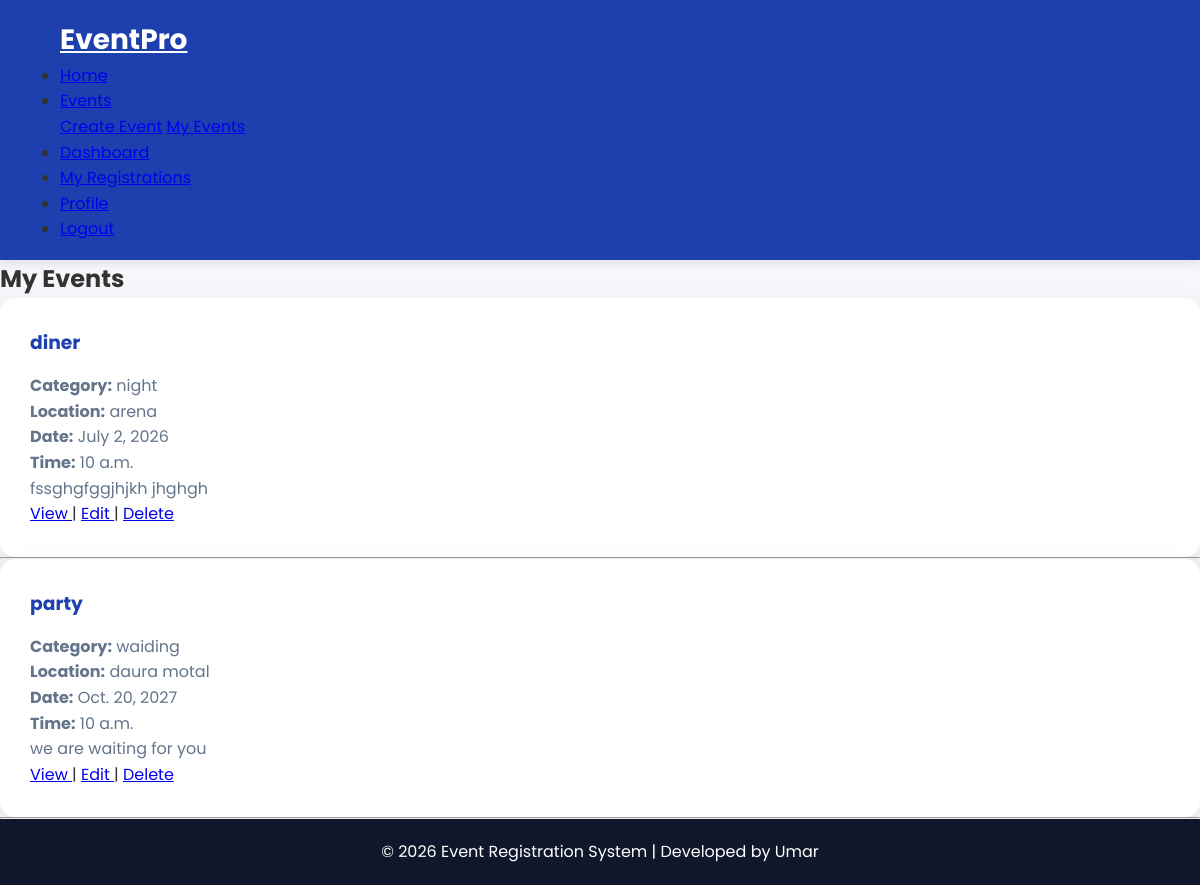
Screenshot of /my-events/ (signed in) with the database file from the repository.
### events/models.py (models this page shows, shortened)
class Event(models.Model):
    title = models.CharField(max_length=200)
    category = models.CharField(max_length=100)
    location = models.CharField(max_length=200)
    event_date = models.DateField()
    event_time = models.TimeField()
    description = models.TextField()
    image = models.ImageField(
        upload_to="events/",
        blank=True,
        null=True
    )
    seats = models.PositiveIntegerField()
    created_at = models.DateTimeField(auto_now_add=True)
    created_by = models.ForeignKey(
        User,
        on_delete=models.CASCADE,
        related_name="events"
    )

### events/views.py (the view)
@login_required
def my_events(request):
    events = Event.objects.filter(created_by=request.user).order_by("-created_at")
    return render(
        request,
        "my_events.html",
        {"events": events},
    )

### events/templates/my_events.html
{% extends "base.html" %}
{% block content %}
<h2>My Events</h2>
{% if events %}
    {% for event in events %}
        <div class="card">
            <h3>{{ event.title }}</h3>
            <p><strong>Category:</strong> {{ event.category }}</p>
            <p><strong>Location:</strong> {{ event.location }}</p>
            <p><strong>Date:</strong> {{ event.event_date }}</p>
            <p><strong>Time:</strong> {{ event.event_time }}</p>
            <p>{{ event.description|truncatewords:20 }}</p>
            <a href="{% url 'event_detail' event.id %}">
    View
</a>
|
<a href="{% url 'edit_event' event.id %}">
    Edit
</a>
|
<a href="{% url 'delete_event' event.id %}">
    Delete
</a>
        </div>
        <hr>
    {% endfor %}
{% else %}
    <p>You have not created any events yet.</p>
{% endif %}
{% endblock %}

### events/static/css/style.css (style rules this page uses)
* { margin:0; padding:0; box-sizing:border-box; font-family:"Poppins",sans-serif; }
body { background:#f5f7fb; color:#333; line-height:1.6; }
.card { background:#fff; border-radius:15px; padding:30px; box-shadow:0 10px 30px rgba(0,0,0,.08); transition:.3s; }
.card h3 { color:#1e40af; margin-bottom:15px; }
.card p { color:#64748b; }

### rows the page displays
Event: title "diner", category "night", location "arena", event_date "July 2, 2026", event_time "10 a.m.", description "fssghgfggjhjkh jhghgh"
Event: title "party", category "waiding", location "daura motal", event_date "Oct. 20, 2027", event_time "10 a.m.", description "we are waiting for you"
